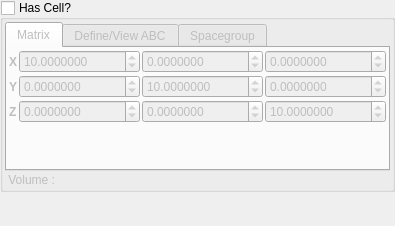
<ui version="4.0">
 <class>CellDefinitionWidget</class>
 <widget class="QDockWidget" name="CellDefinitionWidget">
  <property name="geometry">
   <rect>
    <x>0</x>
    <y>0</y>
    <width>270</width>
    <height>226</height>
   </rect>
  </property>
  <property name="minimumSize">
   <size>
    <width>270</width>
    <height>226</height>
   </size>
  </property>
  <property name="floating">
   <bool>true</bool>
  </property>
  <property name="allowedAreas">
   <set>Qt::LeftDockWidgetArea|Qt::RightDockWidgetArea</set>
  </property>
  <property name="windowTitle">
   <string>Cell Definition</string>
  </property>
  <widget class="QWidget" name="dockWidgetContents">
   <layout class="QVBoxLayout" name="verticalLayout_4">
    <property name="spacing">
     <number>0</number>
    </property>
    <property name="margin">
     <number>0</number>
    </property>
    <item>
     <widget class="QGroupBox" name="CellDefinitionGroup">
      <property name="title">
       <string>Has Cell?</string>
      </property>
      <property name="checkable">
       <bool>true</bool>
      </property>
      <property name="checked">
       <bool>false</bool>
      </property>
      <layout class="QHBoxLayout" name="horizontalLayout_2">
       <property name="spacing">
        <number>4</number>
       </property>
       <property name="margin">
        <number>2</number>
       </property>
       <item>
        <layout class="QVBoxLayout" name="verticalLayout_2">
         <property name="spacing">
          <number>2</number>
         </property>
         <item>
          <widget class="QTabWidget" name="CellTabs">
           <property name="sizePolicy">
            <sizepolicy hsizetype="Expanding" vsizetype="Minimum">
             <horstretch>0</horstretch>
             <verstretch>0</verstretch>
            </sizepolicy>
           </property>
           <property name="tabPosition">
            <enum>QTabWidget::North</enum>
           </property>
           <property name="currentIndex">
            <number>0</number>
           </property>
           <widget class="QWidget" name="CellMatrixTab">
            <attribute name="title">
             <string>Matrix</string>
            </attribute>
            <layout class="QVBoxLayout" name="verticalLayout_3">
             <property name="spacing">
              <number>4</number>
             </property>
             <property name="margin">
              <number>2</number>
             </property>
             <item>
              <layout class="QGridLayout" name="gridLayout">
               <property name="spacing">
                <number>2</number>
               </property>
               <item row="0" column="0">
                <widget class="QLabel" name="label">
                 <property name="sizePolicy">
                  <sizepolicy hsizetype="Minimum" vsizetype="Preferred">
                   <horstretch>0</horstretch>
                   <verstretch>0</verstretch>
                  </sizepolicy>
                 </property>
                 <property name="font">
                  <font>
                   <weight>75</weight>
                   <bold>true</bold>
                  </font>
                 </property>
                 <property name="text">
                  <string>X</string>
                 </property>
                </widget>
               </item>
               <item row="0" column="1">
                <widget class="QDoubleSpinBox" name="CellMatrixXXSpin">
                 <property name="sizePolicy">
                  <sizepolicy hsizetype="Expanding" vsizetype="Fixed">
                   <horstretch>0</horstretch>
                   <verstretch>0</verstretch>
                  </sizepolicy>
                 </property>
                 <property name="toolTip">
                  <string>X-component of the X-axis</string>
                 </property>
                 <property name="decimals">
                  <number>7</number>
                 </property>
                 <property name="minimum">
                  <double>-100000000.000000000000000</double>
                 </property>
                 <property name="maximum">
                  <double>10000000.000000000000000</double>
                 </property>
                 <property name="value">
                  <double>10.000000000000000</double>
                 </property>
                </widget>
               </item>
               <item row="0" column="2">
                <widget class="QDoubleSpinBox" name="CellMatrixXYSpin">
                 <property name="sizePolicy">
                  <sizepolicy hsizetype="Expanding" vsizetype="Fixed">
                   <horstretch>0</horstretch>
                   <verstretch>0</verstretch>
                  </sizepolicy>
                 </property>
                 <property name="toolTip">
                  <string>Y-component of the X-axis</string>
                 </property>
                 <property name="decimals">
                  <number>7</number>
                 </property>
                 <property name="minimum">
                  <double>-100000000.000000000000000</double>
                 </property>
                 <property name="maximum">
                  <double>10000000.000000000000000</double>
                 </property>
                </widget>
               </item>
               <item row="0" column="3">
                <widget class="QDoubleSpinBox" name="CellMatrixXZSpin">
                 <property name="sizePolicy">
                  <sizepolicy hsizetype="Expanding" vsizetype="Fixed">
                   <horstretch>0</horstretch>
                   <verstretch>0</verstretch>
                  </sizepolicy>
                 </property>
                 <property name="toolTip">
                  <string>Z-component of the X-axis</string>
                 </property>
                 <property name="decimals">
                  <number>7</number>
                 </property>
                 <property name="minimum">
                  <double>-100000000.000000000000000</double>
                 </property>
                 <property name="maximum">
                  <double>10000000.000000000000000</double>
                 </property>
                </widget>
               </item>
               <item row="1" column="0">
                <widget class="QLabel" name="label_2">
                 <property name="sizePolicy">
                  <sizepolicy hsizetype="Minimum" vsizetype="Preferred">
                   <horstretch>0</horstretch>
                   <verstretch>0</verstretch>
                  </sizepolicy>
                 </property>
                 <property name="font">
                  <font>
                   <weight>75</weight>
                   <bold>true</bold>
                  </font>
                 </property>
                 <property name="text">
                  <string>Y</string>
                 </property>
                </widget>
               </item>
               <item row="1" column="1">
                <widget class="QDoubleSpinBox" name="CellMatrixYXSpin">
                 <property name="sizePolicy">
                  <sizepolicy hsizetype="Expanding" vsizetype="Fixed">
                   <horstretch>0</horstretch>
                   <verstretch>0</verstretch>
                  </sizepolicy>
                 </property>
                 <property name="toolTip">
                  <string>X-component of the Y-axis</string>
                 </property>
                 <property name="decimals">
                  <number>7</number>
                 </property>
                 <property name="minimum">
                  <double>-100000000.000000000000000</double>
                 </property>
                 <property name="maximum">
                  <double>10000000.000000000000000</double>
                 </property>
                </widget>
               </item>
               <item row="1" column="2">
                <widget class="QDoubleSpinBox" name="CellMatrixYYSpin">
                 <property name="sizePolicy">
                  <sizepolicy hsizetype="Expanding" vsizetype="Fixed">
                   <horstretch>0</horstretch>
                   <verstretch>0</verstretch>
                  </sizepolicy>
                 </property>
                 <property name="toolTip">
                  <string>Y-component of the Y-axis</string>
                 </property>
                 <property name="decimals">
                  <number>7</number>
                 </property>
                 <property name="minimum">
                  <double>-100000000.000000000000000</double>
                 </property>
                 <property name="maximum">
                  <double>10000000.000000000000000</double>
                 </property>
                 <property name="value">
                  <double>10.000000000000000</double>
                 </property>
                </widget>
               </item>
               <item row="1" column="3">
                <widget class="QDoubleSpinBox" name="CellMatrixYZSpin">
                 <property name="sizePolicy">
                  <sizepolicy hsizetype="Expanding" vsizetype="Fixed">
                   <horstretch>0</horstretch>
                   <verstretch>0</verstretch>
                  </sizepolicy>
                 </property>
                 <property name="toolTip">
                  <string>Z-component of the Y-axis</string>
                 </property>
                 <property name="decimals">
                  <number>7</number>
                 </property>
                 <property name="minimum">
                  <double>-100000000.000000000000000</double>
                 </property>
                 <property name="maximum">
                  <double>10000000.000000000000000</double>
                 </property>
                </widget>
               </item>
               <item row="2" column="0">
                <widget class="QLabel" name="label_3">
                 <property name="sizePolicy">
                  <sizepolicy hsizetype="Minimum" vsizetype="Preferred">
                   <horstretch>0</horstretch>
                   <verstretch>0</verstretch>
                  </sizepolicy>
                 </property>
                 <property name="font">
                  <font>
                   <weight>75</weight>
                   <bold>true</bold>
                  </font>
                 </property>
                 <property name="text">
                  <string>Z</string>
                 </property>
                </widget>
               </item>
               <item row="2" column="1">
                <widget class="QDoubleSpinBox" name="CellMatrixZXSpin">
                 <property name="sizePolicy">
                  <sizepolicy hsizetype="Expanding" vsizetype="Fixed">
                   <horstretch>0</horstretch>
                   <verstretch>0</verstretch>
                  </sizepolicy>
                 </property>
                 <property name="toolTip">
                  <string>X-component of the Z-axis</string>
                 </property>
                 <property name="decimals">
                  <number>7</number>
                 </property>
                 <property name="minimum">
                  <double>-100000000.000000000000000</double>
                 </property>
                 <property name="maximum">
                  <double>10000000.000000000000000</double>
                 </property>
                </widget>
               </item>
               <item row="2" column="2">
                <widget class="QDoubleSpinBox" name="CellMatrixZYSpin">
                 <property name="sizePolicy">
                  <sizepolicy hsizetype="Expanding" vsizetype="Fixed">
                   <horstretch>0</horstretch>
                   <verstretch>0</verstretch>
                  </sizepolicy>
                 </property>
                 <property name="toolTip">
                  <string>Y-component of the Z-axis</string>
                 </property>
                 <property name="decimals">
                  <number>7</number>
                 </property>
                 <property name="minimum">
                  <double>-100000000.000000000000000</double>
                 </property>
                 <property name="maximum">
                  <double>10000000.000000000000000</double>
                 </property>
                </widget>
               </item>
               <item row="2" column="3">
                <widget class="QDoubleSpinBox" name="CellMatrixZZSpin">
                 <property name="sizePolicy">
                  <sizepolicy hsizetype="Expanding" vsizetype="Fixed">
                   <horstretch>0</horstretch>
                   <verstretch>0</verstretch>
                  </sizepolicy>
                 </property>
                 <property name="toolTip">
                  <string>Z-component of the Z-axis</string>
                 </property>
                 <property name="decimals">
                  <number>7</number>
                 </property>
                 <property name="minimum">
                  <double>-100000000.000000000000000</double>
                 </property>
                 <property name="maximum">
                  <double>10000000.000000000000000</double>
                 </property>
                 <property name="value">
                  <double>10.000000000000000</double>
                 </property>
                </widget>
               </item>
              </layout>
             </item>
             <item>
              <spacer name="verticalSpacer">
               <property name="orientation">
                <enum>Qt::Vertical</enum>
               </property>
               <property name="sizeHint" stdset="0">
                <size>
                 <width>20</width>
                 <height>40</height>
                </size>
               </property>
              </spacer>
             </item>
            </layout>
           </widget>
           <widget class="QWidget" name="tab_2">
            <attribute name="title">
             <string>Define/View ABC</string>
            </attribute>
            <layout class="QVBoxLayout" name="verticalLayout">
             <property name="spacing">
              <number>4</number>
             </property>
             <property name="margin">
              <number>2</number>
             </property>
             <item>
              <layout class="QGridLayout" name="gridLayout_2">
               <property name="spacing">
                <number>2</number>
               </property>
               <item row="1" column="0">
                <widget class="QLabel" name="label_17">
                 <property name="sizePolicy">
                  <sizepolicy hsizetype="Fixed" vsizetype="Fixed">
                   <horstretch>0</horstretch>
                   <verstretch>0</verstretch>
                  </sizepolicy>
                 </property>
                 <property name="text">
                  <string>a</string>
                 </property>
                </widget>
               </item>
               <item row="2" column="0">
                <widget class="QLabel" name="label_18">
                 <property name="sizePolicy">
                  <sizepolicy hsizetype="Fixed" vsizetype="Fixed">
                   <horstretch>0</horstretch>
                   <verstretch>0</verstretch>
                  </sizepolicy>
                 </property>
                 <property name="text">
                  <string>b</string>
                 </property>
                </widget>
               </item>
               <item row="3" column="0">
                <widget class="QLabel" name="label_19">
                 <property name="sizePolicy">
                  <sizepolicy hsizetype="Fixed" vsizetype="Fixed">
                   <horstretch>0</horstretch>
                   <verstretch>0</verstretch>
                  </sizepolicy>
                 </property>
                 <property name="text">
                  <string>c</string>
                 </property>
                </widget>
               </item>
               <item row="1" column="1">
                <widget class="QDoubleSpinBox" name="CellLengthASpin">
                 <property name="sizePolicy">
                  <sizepolicy hsizetype="Expanding" vsizetype="Fixed">
                   <horstretch>0</horstretch>
                   <verstretch>0</verstretch>
                  </sizepolicy>
                 </property>
                 <property name="suffix">
                  <string> Å</string>
                 </property>
                 <property name="decimals">
                  <number>8</number>
                 </property>
                 <property name="maximum">
                  <double>10000.000000000000000</double>
                 </property>
                 <property name="value">
                  <double>10.000000000000000</double>
                 </property>
                </widget>
               </item>
               <item row="2" column="1">
                <widget class="QDoubleSpinBox" name="CellLengthBSpin">
                 <property name="sizePolicy">
                  <sizepolicy hsizetype="Expanding" vsizetype="Fixed">
                   <horstretch>0</horstretch>
                   <verstretch>0</verstretch>
                  </sizepolicy>
                 </property>
                 <property name="suffix">
                  <string> Å</string>
                 </property>
                 <property name="decimals">
                  <number>8</number>
                 </property>
                 <property name="maximum">
                  <double>10000.000000000000000</double>
                 </property>
                 <property name="value">
                  <double>10.000000000000000</double>
                 </property>
                </widget>
               </item>
               <item row="3" column="1">
                <widget class="QDoubleSpinBox" name="CellLengthCSpin">
                 <property name="sizePolicy">
                  <sizepolicy hsizetype="Expanding" vsizetype="Fixed">
                   <horstretch>0</horstretch>
                   <verstretch>0</verstretch>
                  </sizepolicy>
                 </property>
                 <property name="suffix">
                  <string> Å</string>
                 </property>
                 <property name="decimals">
                  <number>8</number>
                 </property>
                 <property name="maximum">
                  <double>10000.000000000000000</double>
                 </property>
                 <property name="value">
                  <double>10.000000000000000</double>
                 </property>
                </widget>
               </item>
               <item row="1" column="2">
                <widget class="QLabel" name="label_12">
                 <property name="sizePolicy">
                  <sizepolicy hsizetype="Fixed" vsizetype="Fixed">
                   <horstretch>0</horstretch>
                   <verstretch>0</verstretch>
                  </sizepolicy>
                 </property>
                 <property name="text">
                  <string>&amp;#945;</string>
                 </property>
                 <property name="textFormat">
                  <enum>Qt::RichText</enum>
                 </property>
                </widget>
               </item>
               <item row="2" column="2">
                <widget class="QLabel" name="label_13">
                 <property name="sizePolicy">
                  <sizepolicy hsizetype="Fixed" vsizetype="Fixed">
                   <horstretch>0</horstretch>
                   <verstretch>0</verstretch>
                  </sizepolicy>
                 </property>
                 <property name="text">
                  <string>&amp;#946;</string>
                 </property>
                 <property name="textFormat">
                  <enum>Qt::RichText</enum>
                 </property>
                </widget>
               </item>
               <item row="3" column="2">
                <widget class="QLabel" name="label_14">
                 <property name="sizePolicy">
                  <sizepolicy hsizetype="Fixed" vsizetype="Fixed">
                   <horstretch>0</horstretch>
                   <verstretch>0</verstretch>
                  </sizepolicy>
                 </property>
                 <property name="text">
                  <string>&amp;#947;</string>
                 </property>
                 <property name="textFormat">
                  <enum>Qt::RichText</enum>
                 </property>
                </widget>
               </item>
               <item row="1" column="3">
                <widget class="QDoubleSpinBox" name="CellAngleASpin">
                 <property name="sizePolicy">
                  <sizepolicy hsizetype="Expanding" vsizetype="Fixed">
                   <horstretch>0</horstretch>
                   <verstretch>0</verstretch>
                  </sizepolicy>
                 </property>
                 <property name="suffix">
                  <string> °</string>
                 </property>
                 <property name="decimals">
                  <number>8</number>
                 </property>
                 <property name="maximum">
                  <double>180.000000000000000</double>
                 </property>
                 <property name="value">
                  <double>90.000000000000000</double>
                 </property>
                </widget>
               </item>
               <item row="2" column="3">
                <widget class="QDoubleSpinBox" name="CellAngleBSpin">
                 <property name="sizePolicy">
                  <sizepolicy hsizetype="Expanding" vsizetype="Fixed">
                   <horstretch>0</horstretch>
                   <verstretch>0</verstretch>
                  </sizepolicy>
                 </property>
                 <property name="suffix">
                  <string> °</string>
                 </property>
                 <property name="decimals">
                  <number>8</number>
                 </property>
                 <property name="maximum">
                  <double>180.000000000000000</double>
                 </property>
                 <property name="value">
                  <double>90.000000000000000</double>
                 </property>
                </widget>
               </item>
               <item row="3" column="3">
                <widget class="QDoubleSpinBox" name="CellAngleCSpin">
                 <property name="sizePolicy">
                  <sizepolicy hsizetype="Expanding" vsizetype="Fixed">
                   <horstretch>0</horstretch>
                   <verstretch>0</verstretch>
                  </sizepolicy>
                 </property>
                 <property name="suffix">
                  <string> °</string>
                 </property>
                 <property name="decimals">
                  <number>8</number>
                 </property>
                 <property name="maximum">
                  <double>180.000000000000000</double>
                 </property>
                 <property name="value">
                  <double>90.000000000000000</double>
                 </property>
                </widget>
               </item>
               <item row="0" column="0" colspan="2">
                <widget class="QLabel" name="label_16">
                 <property name="text">
                  <string>Lengths</string>
                 </property>
                 <property name="alignment">
                  <set>Qt::AlignCenter</set>
                 </property>
                </widget>
               </item>
               <item row="0" column="2" colspan="2">
                <widget class="QLabel" name="label_15">
                 <property name="text">
                  <string>Angles</string>
                 </property>
                 <property name="alignment">
                  <set>Qt::AlignCenter</set>
                 </property>
                </widget>
               </item>
              </layout>
             </item>
             <item>
              <layout class="QHBoxLayout" name="horizontalLayout">
               <property name="spacing">
                <number>4</number>
               </property>
               <item>
                <spacer name="horizontalSpacer">
                 <property name="orientation">
                  <enum>Qt::Horizontal</enum>
                 </property>
                 <property name="sizeHint" stdset="0">
                  <size>
                   <width>40</width>
                   <height>20</height>
                  </size>
                 </property>
                </spacer>
               </item>
               <item>
                <widget class="QPushButton" name="DefineFromABCButton">
                 <property name="font">
                  <font>
                   <weight>75</weight>
                   <bold>true</bold>
                  </font>
                 </property>
                 <property name="text">
                  <string>Define</string>
                 </property>
                </widget>
               </item>
               <item>
                <spacer name="horizontalSpacer_2">
                 <property name="orientation">
                  <enum>Qt::Horizontal</enum>
                 </property>
                 <property name="sizeHint" stdset="0">
                  <size>
                   <width>40</width>
                   <height>20</height>
                  </size>
                 </property>
                </spacer>
               </item>
              </layout>
             </item>
            </layout>
           </widget>
           <widget class="QWidget" name="tab">
            <attribute name="title">
             <string>Spacegroup</string>
            </attribute>
            <layout class="QVBoxLayout" name="verticalLayout_5">
             <property name="spacing">
              <number>4</number>
             </property>
             <property name="margin">
              <number>2</number>
             </property>
             <item>
              <widget class="QGroupBox" name="CellSpacegroupGroup">
               <property name="enabled">
                <bool>false</bool>
               </property>
               <property name="sizePolicy">
                <sizepolicy hsizetype="MinimumExpanding" vsizetype="Preferred">
                 <horstretch>0</horstretch>
                 <verstretch>0</verstretch>
                </sizepolicy>
               </property>
               <property name="title">
                <string>Spacegroup</string>
               </property>
               <layout class="QVBoxLayout" name="_14">
                <property name="spacing">
                 <number>2</number>
                </property>
                <property name="margin">
                 <number>0</number>
                </property>
                <item>
                 <layout class="QHBoxLayout" name="_15">
                  <property name="spacing">
                   <number>4</number>
                  </property>
                  <property name="margin">
                   <number>0</number>
                  </property>
                  <item>
                   <widget class="QLabel" name="SpacegroupLabel">
                    <property name="sizePolicy">
                     <sizepolicy hsizetype="Expanding" vsizetype="Fixed">
                      <horstretch>0</horstretch>
                      <verstretch>0</verstretch>
                     </sizepolicy>
                    </property>
                    <property name="text">
                     <string>None (0)</string>
                    </property>
                   </widget>
                  </item>
                  <item>
                   <widget class="QPushButton" name="CellSpacegroupRemoveButton">
                    <property name="minimumSize">
                     <size>
                      <width>0</width>
                      <height>0</height>
                     </size>
                    </property>
                    <property name="maximumSize">
                     <size>
                      <width>10000</width>
                      <height>10000</height>
                     </size>
                    </property>
                    <property name="text">
                     <string>Remove</string>
                    </property>
                    <property name="autoDefault">
                     <bool>false</bool>
                    </property>
                   </widget>
                  </item>
                 </layout>
                </item>
                <item>
                 <layout class="QHBoxLayout" name="_16">
                  <property name="spacing">
                   <number>4</number>
                  </property>
                  <property name="margin">
                   <number>0</number>
                  </property>
                  <item>
                   <widget class="QLineEdit" name="CellSpacegroupEdit">
                    <property name="toolTip">
                     <string>Name or ID of spacegroup to set</string>
                    </property>
                   </widget>
                  </item>
                  <item>
                   <widget class="QPushButton" name="CellSpacegroupSetButton">
                    <property name="text">
                     <string>Set</string>
                    </property>
                    <property name="autoDefault">
                     <bool>false</bool>
                    </property>
                   </widget>
                  </item>
                 </layout>
                </item>
                <item>
                 <layout class="QHBoxLayout" name="_17">
                  <property name="spacing">
                   <number>4</number>
                  </property>
                  <property name="margin">
                   <number>0</number>
                  </property>
                  <item>
                   <spacer>
                    <property name="orientation">
                     <enum>Qt::Horizontal</enum>
                    </property>
                    <property name="sizeHint" stdset="0">
                     <size>
                      <width>20</width>
                      <height>20</height>
                     </size>
                    </property>
                   </spacer>
                  </item>
                  <item>
                   <widget class="QPushButton" name="CellSpacegroupPackButton">
                    <property name="text">
                     <string>Pack</string>
                    </property>
                    <property name="autoDefault">
                     <bool>false</bool>
                    </property>
                   </widget>
                  </item>
                  <item>
                   <spacer>
                    <property name="orientation">
                     <enum>Qt::Horizontal</enum>
                    </property>
                    <property name="sizeHint" stdset="0">
                     <size>
                      <width>20</width>
                      <height>20</height>
                     </size>
                    </property>
                   </spacer>
                  </item>
                 </layout>
                </item>
               </layout>
              </widget>
             </item>
             <item>
              <spacer name="spacer">
               <property name="orientation">
                <enum>Qt::Vertical</enum>
               </property>
               <property name="sizeHint" stdset="0">
                <size>
                 <width>20</width>
                 <height>0</height>
                </size>
               </property>
              </spacer>
             </item>
            </layout>
           </widget>
          </widget>
         </item>
         <item>
          <widget class="QLabel" name="CellVolumeLabel">
           <property name="text">
            <string> Volume : </string>
           </property>
          </widget>
         </item>
        </layout>
       </item>
       <item>
        <layout class="QVBoxLayout" name="_13">
         <property name="spacing">
          <number>6</number>
         </property>
         <property name="margin">
          <number>0</number>
         </property>
        </layout>
       </item>
      </layout>
     </widget>
    </item>
    <item>
     <spacer name="verticalSpacer_2">
      <property name="orientation">
       <enum>Qt::Vertical</enum>
      </property>
      <property name="sizeHint" stdset="0">
       <size>
        <width>20</width>
        <height>0</height>
       </size>
      </property>
     </spacer>
    </item>
   </layout>
  </widget>
 </widget>
 <resources>
  <include location="icons.qrc"/>
 </resources>
 <connections/>
</ui>
